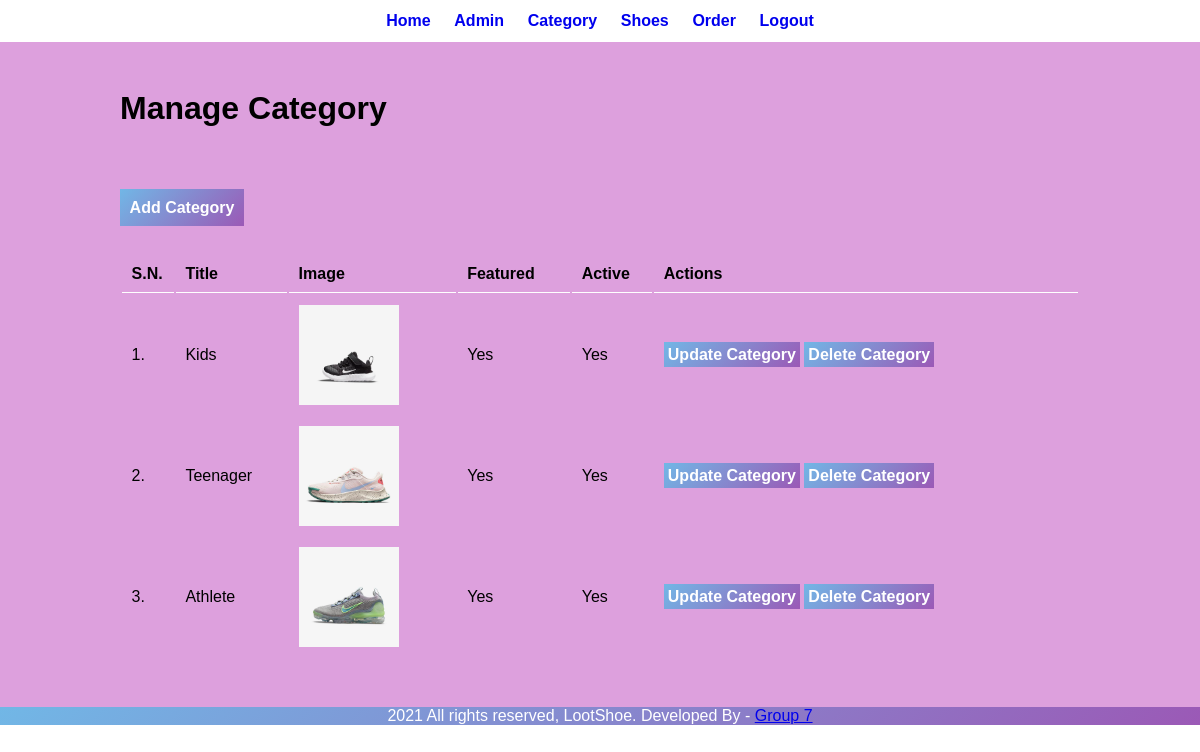
The page /admin/manage-category.php (signed in) on the database its author committed.
### tables this page shows
CREATE TABLE `tbl_category` (
  `id` int(10) UNSIGNED NOT NULL,
  `title` varchar(100) NOT NULL,
  `image_name` varchar(255) NOT NULL,
  `featured` varchar(10) NOT NULL,
  `active` varchar(10) NOT NULL
);

### admin/manage-category.php (the view, shortened to what this page needs)
<?php include('partials/menu.php'); ?>
<div class="main-content">
    <div class="wrapper">
        <h1>Manage Category</h1>
        <br /><br />
        <br><br>
                <a href="<?php echo SITEURL; ?>admin/add-category.php" class="btn-primary">Add Category</a>
                <br /><br /><br />
                <table class="tbl-full">
                    <tr>
                        <th>S.N.</th>
                        <th>Title</th>
                        <th>Image</th>
                        <th>Featured</th>
                        <th>Active</th>
                        <th>Actions</th>
                    </tr>
                    <?php
                        $sql = "SELECT * FROM tbl_category";
                        $res = mysqli_query($conn, $sql);
                        $count = mysqli_num_rows($res);
                        $sn=1;
                        if($count>0)
                        {
                            while($row=mysqli_fetch_assoc($res))
                            {
                                $id = $row['id'];
                                $title = $row['title'];
                                $image_name = $row['image_name'];
                                $featured = $row['featured'];
                                $active = $row['active'];
                                ?>
                                <tr>
									<td><?php echo $sn++; ?>. </td>
                                    <td><?php echo $title; ?></td>
									<td>
										<?php
								            if($image_name!="")
                                                {
										?>
                                                    <img src="<?php echo SITEURL; ?>images/category/<?php echo $image_name; ?>" width="100px" >
                                         <?php
                                                }
                                                else
                                                {
                                                    echo "<div class='error'>Image not Added.</div>";
                                                }
                                           ?>
                                        </td>
                                        <td><?php echo $featured; ?></td>
                                        <td><?php echo $active; ?></td>
                                        <td>
                                            <a href="<?php echo SITEURL; ?>admin/update-category.php?id=<?php echo $id; ?>" class="btn-secondary">Update Category</a>
                                            <a href="<?php echo SITEURL; ?>admin/delete-category.php?id=<?php echo $id; ?>&image_name=<?php echo $image_name; ?>" class="btn-danger">Delete Category</a>
                                        </td>
                                    </tr>
                                <?php
                            }
                        }
                        else
                        {
                            ?>
                            <tr>
                                <td colspan="6"><div class="error">No Category Added.</div></td>
                            </tr>
                            <?php
                        }
                    ?>
                </table>
    </div>
</div>
<?php include('partials/footer.php'); ?>

### css/admin.css (style rules this page uses)
* { margin: 0; padding: 0; font-family: Arial, Helvetica, sans-serif; }
.wrapper { padding: 1%; width: 80%; margin: 0 auto; }
.tbl-full { width: 100%; }
table tr th { border-bottom: 1px solid white; padding: 1%; text-align: left; }
table tr td { padding: 1%; }
.btn-primary { background: linear-gradient(135deg, #71b7e6, #9b59b6); padding: 1%; color: white; text-decoration: none; font-weight: bold; }
.btn-secondary { background: linear-gradient(135deg, #71b7e6, #9b59b6); padding: 1%; color: white; text-decoration: none; font-weight: bold; }
.btn-danger { background: linear-gradient(135deg, #71b7e6, #9b59b6); padding: 1%; color: white; text-decoration: none; font-weight: bold; }
.main-content { background-color: #DDA0DD; padding: 3% 0; }

### rows shown on the page
tbl_category: title "Kids", image_name (picture), featured "Yes", active "Yes"
tbl_category: title "Teenager", image_name (picture), featured "Yes", active "Yes"
tbl_category: title "Athlete", image_name (picture), featured "Yes", active "Yes"
